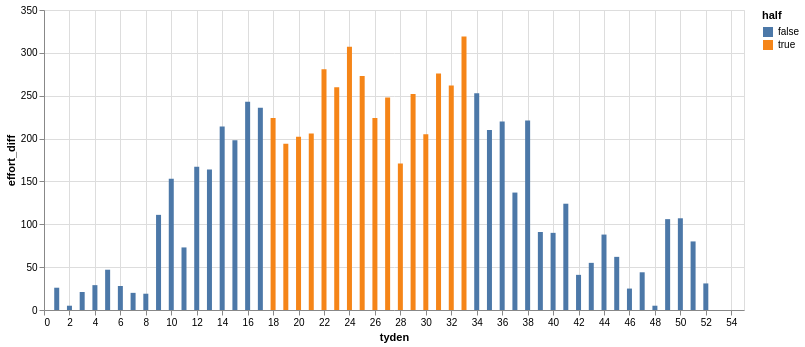

Notebook cell for this chart:
### Code cell
alt.Chart(
    mark_shortest_half_span(df=serie(segment="Sptint pod Býčí skálou"), part=2),
    width=700,
    height=300
).mark_bar(
).encode(
    alt.X("tyden"),
    alt.Y("effort_diff"),
    alt.Color("half")
)

### Figure 1 — Vega-Lite specification as saved in the notebook (floating-point values rounded to 4 significant figures)
{"config": {"view": {"continuousWidth": 300, "continuousHeight": 300}}, "data": {"name": "data-163b23ff82e59fa71fb1689e5eace873"}, "mark": {"type": "bar"}, "encoding": {"color": {"field": "half", "type": "nominal"}, "x": {"field": "tyden", "type": "quantitative"}, "y": {"field": "effort_diff", "type": "quantitative"}}, "height": 300, "width": 700, "$schema": "https://vega.github.io/schema/vega-lite/v6.1.0.json", "datasets": {"data-163b23ff82e59fa71fb1689e5eace873": [{"tyden": 1, "effort_diff": 26, "half": false}, {"tyden": 2, "effort_diff": 5, "half": false}, {"tyden": 3, "effort_diff": 21, "half": false}, {"tyden": 4, "effort_diff": 29, "half": false}, {"tyden": 5, "effort_diff": 47, "half": false}, {"tyden": 6, "effort_diff": 28, "half": false}, {"tyden": 7, "effort_diff": 20, "half": false}, {"tyden": 8, "effort_diff": 19, "half": false}, {"tyden": 9, "effort_diff": 111, "half": false}, {"tyden": 10, "effort_diff": 153, "half": false}, {"tyden": 11, "effort_diff": 73, "half": false}, {"tyden": 12, "effort_diff": 167, "half": false}, {"tyden": 13, "effort_diff": 164, "half": false}, {"tyden": 14, "effort_diff": 214, "half": false}, {"tyden": 15, "effort_diff": 198, "half": false}, {"tyden": 16, "effort_diff": 243, "half": false}, {"tyden": 17, "effort_diff": 236, "half": false}, {"tyden": 18, "effort_diff": 224, "half": true}, {"tyden": 19, "effort_diff": 194, "half": true}, {"tyden": 20, "effort_diff": 202, "half": true}, {"tyden": 21, "effort_diff": 206, "half": true}, {"tyden": 22, "effort_diff": 281, "half": true}, {"tyden": 23, "effort_diff": 260, "half": true}, {"tyden": 24, "effort_diff": 307, "half": true}, {"tyden": 25, "effort_diff": 273, "half": true}, {"tyden": 26, "effort_diff": 224, "half": true}, {"tyden": 27, "effort_diff": 248, "half": true}, {"tyden": 28, "effort_diff": 171, "half": true}, {"tyden": 29, "effort_diff": 252, "half": true}, {"tyden": 30, "effort_diff": 205, "half": true}, {"tyden": 31, "effort_diff": 276, "half": true}, {"tyden": 32, "effort_diff": 262, "half": true}, {"tyden": 33, "effort_diff": 319, "half": true}, {"tyden": 34, "effort_diff": 253, "half": false}, {"tyden": 35, "effort_diff": 210, "half": false}, {"tyden": 36, "effort_diff": 220, "half": false}, {"tyden": 37, "effort_diff": 137, "half": false}, {"tyden": 38, "effort_diff": 221, "half": false}, {"tyden": 39, "effort_diff": 91, "half": false}, {"tyden": 40, "effort_diff": 90, "half": false}, {"tyden": 41, "effort_diff": 124, "half": false}, {"tyden": 42, "effort_diff": 41, "half": false}, {"tyden": 43, "effort_diff": 55, "half": false}, {"tyden": 44, "effort_diff": 88, "half": false}, {"tyden": 45, "effort_diff": 62, "half": false}, {"tyden": 46, "effort_diff": 25, "half": false}, {"tyden": 47, "effort_diff": 44, "half": false}, {"tyden": 48, "effort_diff": 5, "half": false}, {"tyden": 49, "effort_diff": 106, "half": false}, {"tyden": 50, "effort_diff": 107, "half": false}, {"tyden": 51, "effort_diff": 80, "half": false}, {"tyden": 52, "effort_diff": 31, "half": false}]}}
